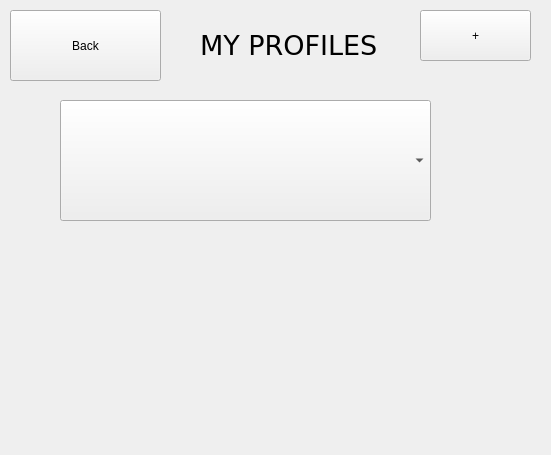
<?xml version="1.0" encoding="UTF-8"?>
<ui version="4.0">
 <class>profilepage</class>
 <widget class="QWidget" name="profilepage">
  <property name="geometry">
   <rect>
    <x>0</x>
    <y>0</y>
    <width>551</width>
    <height>455</height>
   </rect>
  </property>
  <property name="windowTitle">
   <string>Form</string>
  </property>
  <widget class="QComboBox" name="ProfilesList">
   <property name="geometry">
    <rect>
     <x>60</x>
     <y>100</y>
     <width>371</width>
     <height>121</height>
    </rect>
   </property>
  </widget>
  <widget class="QPushButton" name="BackBtn">
   <property name="geometry">
    <rect>
     <x>10</x>
     <y>10</y>
     <width>151</width>
     <height>71</height>
    </rect>
   </property>
   <property name="text">
    <string>Back</string>
   </property>
  </widget>
  <widget class="QPushButton" name="CreateBtn">
   <property name="geometry">
    <rect>
     <x>420</x>
     <y>10</y>
     <width>111</width>
     <height>51</height>
    </rect>
   </property>
   <property name="text">
    <string>+</string>
   </property>
  </widget>
  <widget class="QLabel" name="label">
   <property name="geometry">
    <rect>
     <x>200</x>
     <y>10</y>
     <width>231</width>
     <height>71</height>
    </rect>
   </property>
   <property name="font">
    <font>
     <family>DejaVu Sans</family>
     <pointsize>20</pointsize>
    </font>
   </property>
   <property name="text">
    <string>MY PROFILES</string>
   </property>
  </widget>
 </widget>
 <resources/>
 <connections/>
</ui>
